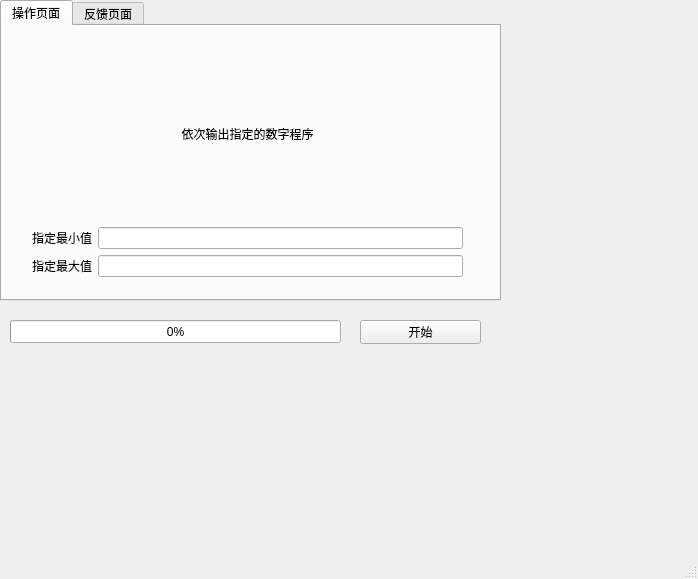
<?xml version="1.0" encoding="UTF-8"?>
<ui version="4.0">
 <class>MainWindow</class>
 <widget class="QMainWindow" name="MainWindow">
  <property name="geometry">
   <rect>
    <x>0</x>
    <y>0</y>
    <width>698</width>
    <height>579</height>
   </rect>
  </property>
  <property name="windowTitle">
   <string>MainWindow</string>
  </property>
  <widget class="QWidget" name="centralwidget">
   <widget class="QTabWidget" name="tabWidget">
    <property name="geometry">
     <rect>
      <x>0</x>
      <y>0</y>
      <width>501</width>
      <height>301</height>
     </rect>
    </property>
    <property name="maximumSize">
     <size>
      <width>501</width>
      <height>301</height>
     </size>
    </property>
    <property name="currentIndex">
     <number>0</number>
    </property>
    <widget class="QWidget" name="tab">
     <attribute name="title">
      <string>操作页面</string>
     </attribute>
     <widget class="QWidget" name="">
      <property name="geometry">
       <rect>
        <x>30</x>
        <y>20</y>
        <width>431</width>
        <height>231</height>
       </rect>
      </property>
      <layout class="QVBoxLayout" name="verticalLayout_2">
       <item>
        <widget class="QLabel" name="label_2">
         <property name="text">
          <string>依次输出指定的数字程序</string>
         </property>
         <property name="alignment">
          <set>Qt::AlignCenter</set>
         </property>
        </widget>
       </item>
       <item>
        <layout class="QGridLayout" name="gridLayout">
         <item row="1" column="1">
          <widget class="QLineEdit" name="lineEdit_max"/>
         </item>
         <item row="0" column="0">
          <widget class="QLabel" name="label_3">
           <property name="text">
            <string>指定最小值</string>
           </property>
          </widget>
         </item>
         <item row="0" column="1">
          <widget class="QLineEdit" name="lineEdit_min"/>
         </item>
         <item row="1" column="0">
          <widget class="QLabel" name="label_4">
           <property name="text">
            <string>指定最大值</string>
           </property>
          </widget>
         </item>
        </layout>
       </item>
      </layout>
     </widget>
    </widget>
    <widget class="QWidget" name="tab_2">
     <attribute name="title">
      <string>反馈页面</string>
     </attribute>
     <widget class="QWidget" name="">
      <property name="geometry">
       <rect>
        <x>10</x>
        <y>10</y>
        <width>471</width>
        <height>251</height>
       </rect>
      </property>
      <layout class="QVBoxLayout" name="verticalLayout">
       <item>
        <widget class="QLabel" name="label">
         <property name="text">
          <string>显示输出结果</string>
         </property>
         <property name="alignment">
          <set>Qt::AlignCenter</set>
         </property>
        </widget>
       </item>
       <item>
        <widget class="QPlainTextEdit" name="plainTextEdit"/>
       </item>
      </layout>
     </widget>
    </widget>
   </widget>
   <widget class="QProgressBar" name="progressBar">
    <property name="geometry">
     <rect>
      <x>10</x>
      <y>320</y>
      <width>331</width>
      <height>23</height>
     </rect>
    </property>
    <property name="value">
     <number>0</number>
    </property>
   </widget>
   <widget class="QPushButton" name="pushButton">
    <property name="geometry">
     <rect>
      <x>360</x>
      <y>320</y>
      <width>121</width>
      <height>24</height>
     </rect>
    </property>
    <property name="text">
     <string>开始</string>
    </property>
   </widget>
  </widget>
  <widget class="QMenuBar" name="menubar">
   <property name="geometry">
    <rect>
     <x>0</x>
     <y>0</y>
     <width>698</width>
     <height>22</height>
    </rect>
   </property>
  </widget>
  <widget class="QStatusBar" name="statusbar"/>
 </widget>
 <resources/>
 <connections/>
</ui>
